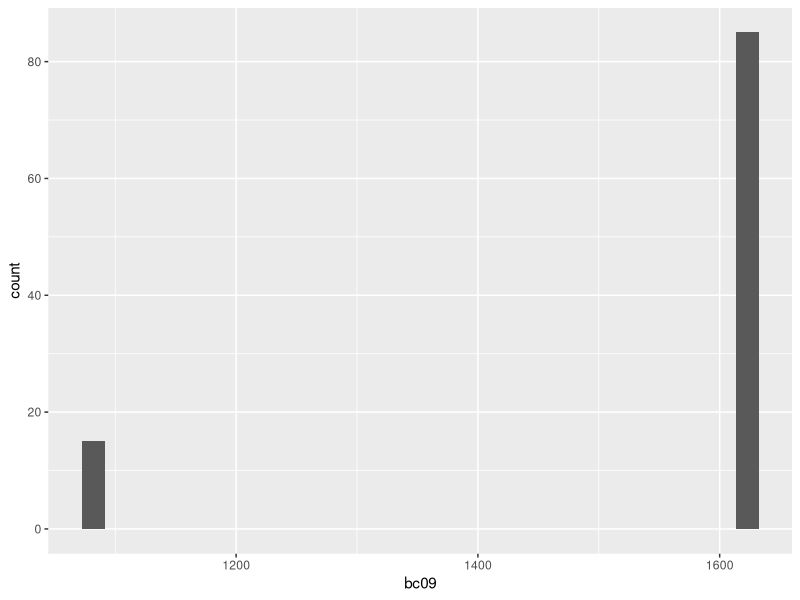
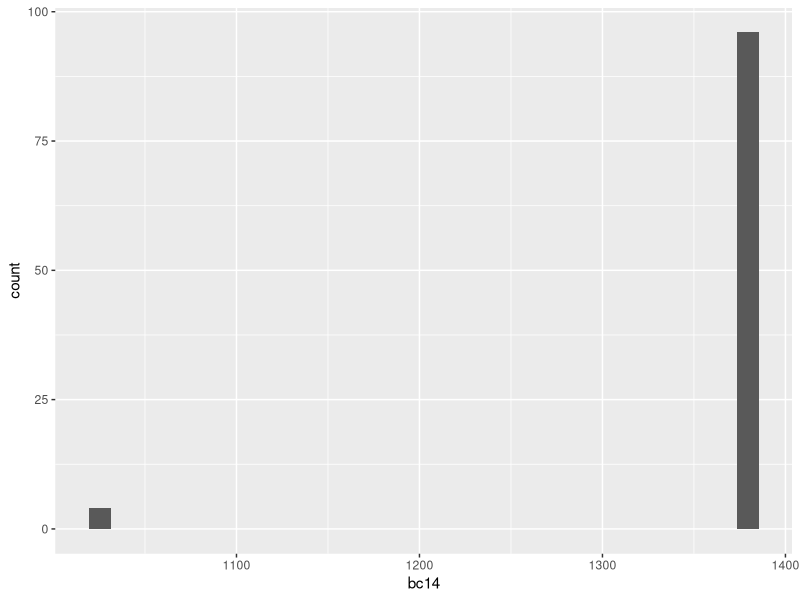
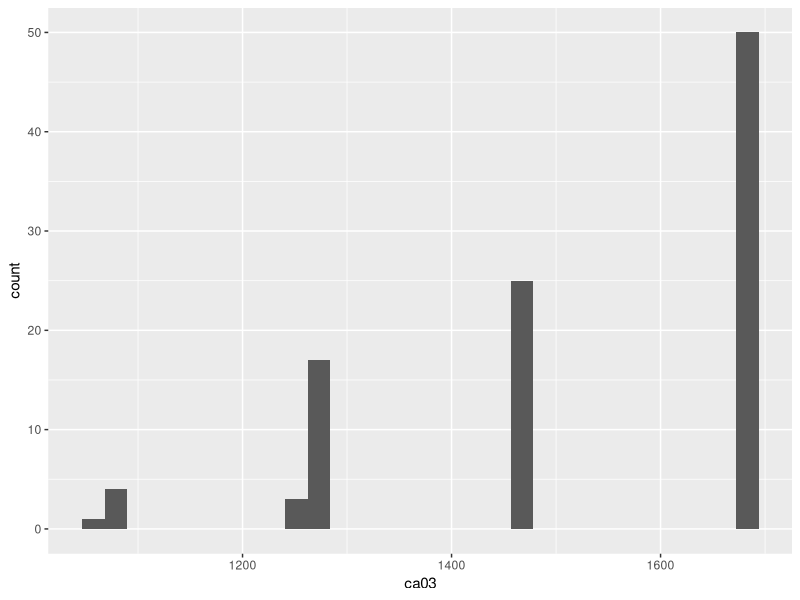
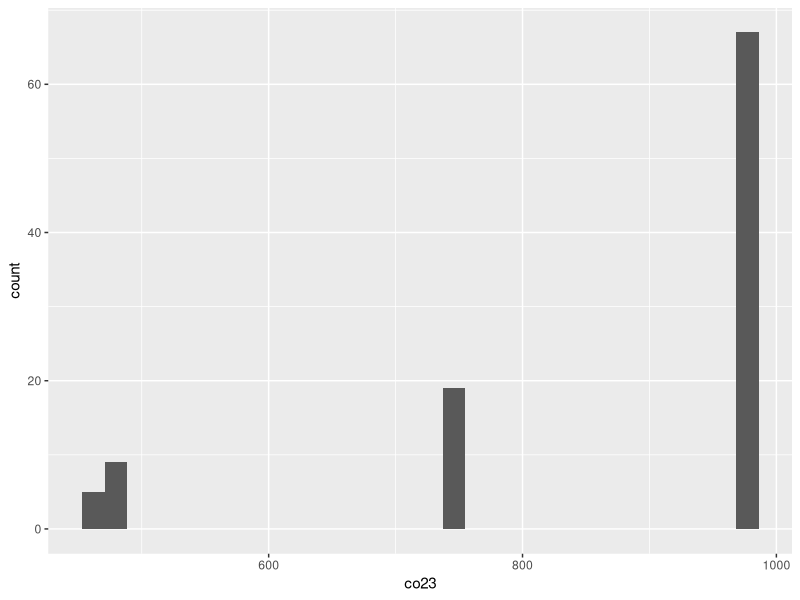

R code for these plots, in order:

################################################################################
# Script for resampling GPS points to estimate max distance traveled
# Heather Kenny-Duddela
# Nov 7, 2023
################################################################################

# libraries
library(tidyverse)
library(ggplot2)

# Load GPS data
points <- read.csv("point.distances.hkd.csv")

# summarise number of points per bird and day
summary <- points %>%
  group_by(nest, FIX.date2) %>%
  summarise(num.points = n())


# now calculate total number of points for each bird across all days
summary2 <- points %>%
  group_by(nest) %>%
  summarise(tot.points = n())


# calculate number of tracking days
tracking.days <- points %>%
  group_by(nest) %>%
  summarise(track.days = length(unique(FIX.date2)))

# combine total points and number of tracking days
days.tot.points <- left_join(summary2, tracking.days, by="nest")

write.csv(days.tot.points, "total points and number tracking days by birds_v2.csv")

# smallest number of points is 61, so down sample to 60

# rename data frame and columns to minimize changes to following code
points.clean <- points
colnames(points.clean)[18] <- "Site"

# set up storage, resample each bird 100 times
# columns are birds, rows are resampled points

storage <- matrix(NA, 100,11)
colnames(storage) <- summary2$nest


# Loop to resample points for each bird
for (i in 1:length(summary2$nest)) {
   bird <- summary2$nest[i]
   rows <- summary2$tot.points[i]
   bird.points <- subset(points.clean, points.clean$Site == summary2$nest[i])
  # loop to repeat sampling 100 times
  for (j in 1:100) {
    sample <- sample(rows, 60, replace=F)
    sample.points <- bird.points$distance[sample]
    max <- max(sample.points)
    
    storage[j,i] <- max
   
  }
  
}

# convert storage to dataframe
storage.df <- as.data.frame(storage)

# visualize histograms

ggplot(storage.df, aes(x=bc09)) + geom_histogram()

ggplot(storage.df, aes(x=bc14)) + geom_histogram()

ggplot(storage.df, aes(x=ca03)) + geom_histogram()

ggplot(storage.df, aes(x=co23)) + geom_histogram()


# add range, mean, and sd to summary2

summary2$min <- NA
summary2$max <- NA
summary2$mean <- NA
summary2$sd <- NA

for (i in 1:length(summary2$nest)) {
  summary2$min[i] <- min(storage.df[,i])
  summary2$max[i] <- max(storage.df[,i])
  summary2$mean[i] <- mean(storage.df[,i])
  summary2$sd[i] <- sd(storage.df[,i])
}

summary2$diff.max.mean <- summary2$max - summary2$mean

write.csv(summary2, "estimated max distance from resampling_v2.csv")


                         